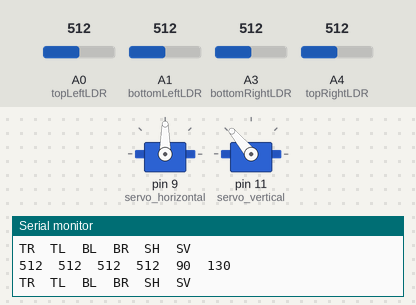
Simulated run of this sketch. Board: Arduino Uno, built with avr-gcc and run on an emulated ATmega328P. Parts: 2 × servo, the last lines printed to the serial monitor. The test bench sets the inputs (shaded band); at power-on: A0 (topLeftLDR) = 512, A1 (bottomLeftLDR) = 512, A3 (bottomRightLDR) = 512, A4 (topRightLDR) = 512.

Above: at 1.2 s.
1.3 s: A0 (topLeftLDR) set to 525
2.8 s: A0 (topLeftLDR) set to 542
At 3.41 s:
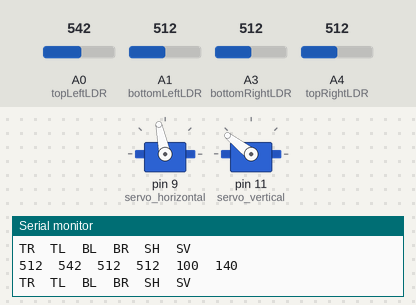
5.8 s: A1 (bottomLeftLDR) set to 488
At 5.8 s:
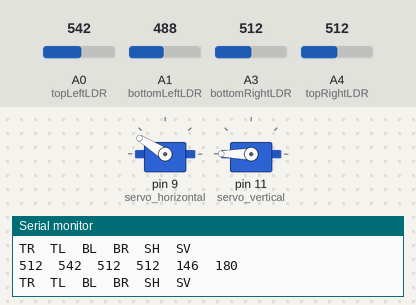
8.8 s: A3 (bottomRightLDR) set to 488
At 10.4 s:
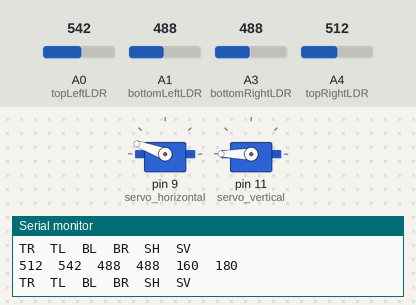
11.8 s: A4 (topRightLDR) set to 716
At 13.03 s:
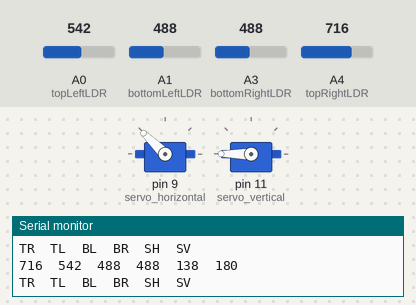
14.8 s: A4 (topRightLDR) set to 306
At 14.95 s:
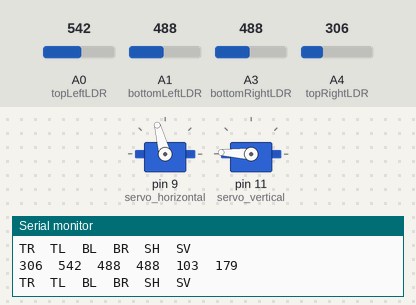
Timing chart, 0 to 20.5 s (numbered marks = the images above; inputs shaded):
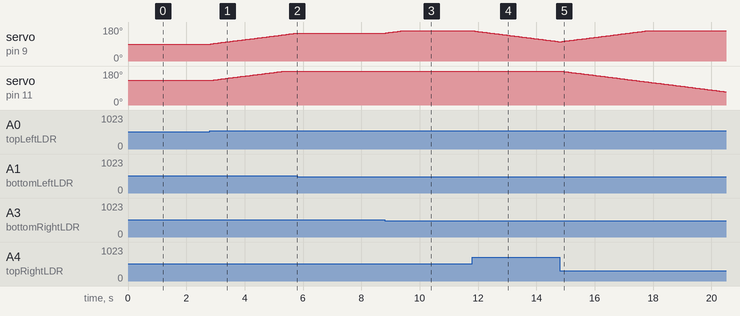

The sketch:

personalSolarTrackerAlgorithm.ino
```cpp
#include <Servo.h>

//int startup_h_peak = -1;
//int startup_h_deg = -1;
//int startup_v_peak = -1;
//int startup_v_deg = -1;

Servo servo_horizontal;
int servoH = 90;
int horizontal_max = 160;
int horizontal_min = 10;

Servo servo_vertical;
int servoV = 130;
int vertical_max = 180;
int vertical_min = 50;

#define topRightLDR       A4
#define topLeftLDR        A0
#define bottomLeftLDR     A1
#define bottomRightLDR    A3

void setup() {
  // put your setup code here, to run once:
  Serial.begin(9600);

  servo_horizontal.attach(9);
  servo_vertical.attach(11);


  pinMode(topRightLDR, INPUT);
  pinMode(topLeftLDR, INPUT);
  pinMode(bottomLeftLDR, INPUT);
  pinMode(bottomRightLDR, INPUT);

  startup_calibrate();
}

void loop() {
  // put your main code here, to run repeatedly:
  int TR_val = analogRead(topRightLDR);
  int TL_val = analogRead(topLeftLDR);
  int BL_val = analogRead(bottomLeftLDR);
  int BR_val = analogRead(bottomRightLDR);

  print_Debug_Info(TR_val, TL_val, BL_val, BR_val);
  track_sun(TR_val, TL_val, BL_val, BR_val);

  delay(50);

}

void startup_calibrate() {
  servo_horizontal.write(servoH);
  servo_vertical.write(servoV);
}

void print_Debug_Info(int TR_value, int TL_value, int BL_value, int BR_value) {
  Serial.println("TR\tTL\tBL\tBR\tSH\tSV");
  Serial.print(TR_value);
  Serial.print("\t");
  Serial.print(TL_value);
  Serial.print("\t");
  Serial.print(BL_value);
  Serial.print("\t");
  Serial.print(BR_value);
  Serial.print("\t");
  Serial.print(servoH);
  Serial.print("\t");
  Serial.print(servoV);
  Serial.print("\t");
  Serial.println();
}

void track_sun(int TR_value, int TL_value, int BL_value, int BR_value) {
  int avg_bot   = (BR_value + BL_value) / 2;
  int avg_top   = (TR_value + TL_value) / 2;
  int avg_left  = (BL_value + TL_value) / 2;
  int avg_right = (TR_value + BR_value) / 2;


  // is difference greater than 10
  // Yes -> move vertical towards the light
  // No  -> don't move the servo
  if (abs(avg_bot - avg_top) > 10)
  {
    if (avg_bot < avg_top && servoV < vertical_max)
    {
      servoV++;
    }
    else if (avg_bot > avg_top && servoV > vertical_min)
    {
      servoV--;
    }

    servo_vertical.write(servoV);
  }

  // is difference greater than 10
  // Yes -> move horizontal towards the light
  // No  -> don't move the servo
  if (abs(avg_left - avg_right) > 10)
  {
    if (avg_left > avg_right && servoH < horizontal_max)
    {
      servoH++;
    }
    else if (avg_left < avg_right && servoH > horizontal_min)
    {
      servoH--;
    }

    servo_horizontal.write(servoH);
  }
}
```

Measured:
- the behaviour switches between 533 and 534 on A0 (topLeftLDR) (found by bisection; images 0 and 1)
- the behaviour switches between 504 and 503 on A1 (bottomLeftLDR) (found by bisection; images 1 and 2)
- the behaviour switches between 498 and 497 on A3 (bottomRightLDR) (found by bisection; images 2 and 3)
- after the input at 2.8 s, servo on pin 9 (servo_horizontal): moves from 90° to 148° over 2.9 s, starting at once; servo on pin 11 (servo_vertical): moves from 130° to 180° over 2.5 s, starting at once
- after the input at 5.8 s, servo on pin 9 (servo_horizontal): stays 148° (without the input it goes to 149° after 0.04 s)
- after the input at 8.8 s, servo on pin 9 (servo_horizontal): moves from 148° to 160° over 0.57 s, starting at once
- after the input at 11.8 s, servo on pin 9 (servo_horizontal): moves from 160° to 102° over 2.9 s, starting at once
- after the input at 14.8 s, servo on pin 11 (servo_vertical): moves from 180° to 70° over 5.6 s, starting at once
